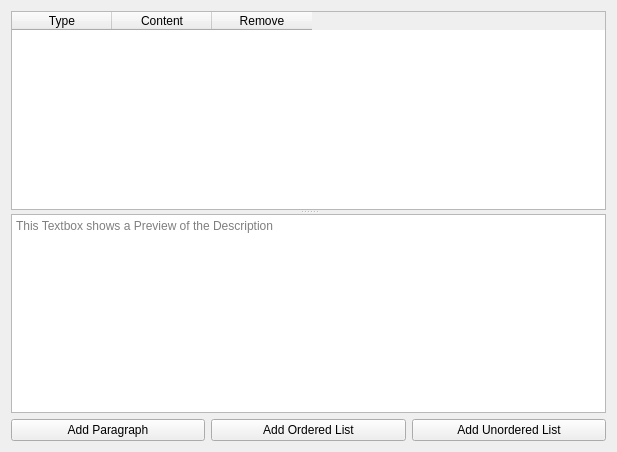
<?xml version="1.0" encoding="UTF-8"?>
<ui version="4.0">
 <class>DescriptionWidget</class>
 <widget class="QWidget" name="DescriptionWidget">
  <property name="geometry">
   <rect>
    <x>0</x>
    <y>0</y>
    <width>617</width>
    <height>452</height>
   </rect>
  </property>
  <property name="windowTitle">
   <string notr="true">DescriptionWidget</string>
  </property>
  <layout class="QVBoxLayout" name="verticalLayout">
   <item>
    <widget class="QSplitter" name="splitter">
     <property name="orientation">
      <enum>Qt::Vertical</enum>
     </property>
     <widget class="QTableWidget" name="description_table">
      <property name="selectionMode">
       <enum>QAbstractItemView::ExtendedSelection</enum>
      </property>
      <property name="selectionBehavior">
       <enum>QAbstractItemView::SelectRows</enum>
      </property>
      <attribute name="horizontalHeaderStretchLastSection">
       <bool>false</bool>
      </attribute>
      <column>
       <property name="text">
        <string>Type</string>
       </property>
      </column>
      <column>
       <property name="text">
        <string>Content</string>
       </property>
      </column>
      <column>
       <property name="text">
        <string>Remove</string>
       </property>
      </column>
     </widget>
     <widget class="QTextEdit" name="description_preview">
      <property name="readOnly">
       <bool>true</bool>
      </property>
      <property name="placeholderText">
       <string>This Textbox shows a Preview of the Description</string>
      </property>
     </widget>
    </widget>
   </item>
   <item>
    <layout class="QHBoxLayout" name="horizontalLayout">
     <item>
      <widget class="QPushButton" name="paragraph_add_button">
       <property name="text">
        <string>Add Paragraph</string>
       </property>
      </widget>
     </item>
     <item>
      <widget class="QPushButton" name="ordered_list_add_button">
       <property name="text">
        <string>Add Ordered List</string>
       </property>
      </widget>
     </item>
     <item>
      <widget class="QPushButton" name="unordered_list_add_button">
       <property name="text">
        <string>Add Unordered List</string>
       </property>
      </widget>
     </item>
    </layout>
   </item>
  </layout>
 </widget>
 <resources/>
 <connections/>
</ui>
